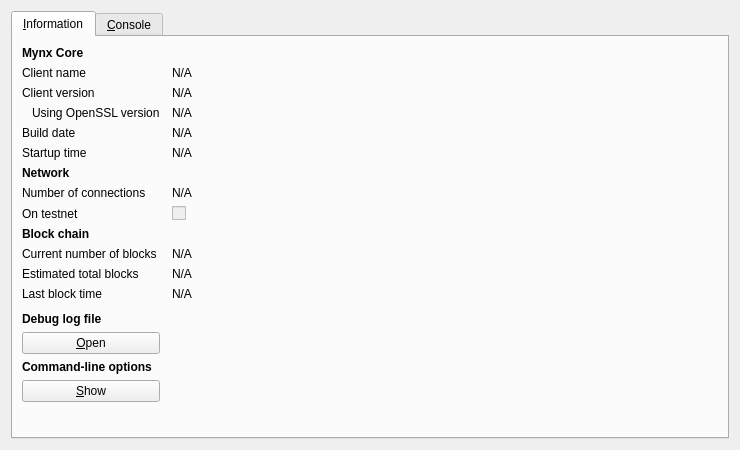
<?xml version="1.0" encoding="UTF-8"?>
<ui version="4.0">
 <class>RPCConsole</class>
 <widget class="QDialog" name="RPCConsole">
  <property name="geometry">
   <rect>
    <x>0</x>
    <y>0</y>
    <width>740</width>
    <height>450</height>
   </rect>
  </property>
  <property name="windowTitle">
   <string>Mynx - Debug window</string>
  </property>
  <layout class="QVBoxLayout" name="verticalLayout_2">
   <item>
    <widget class="QTabWidget" name="tabWidget">
     <property name="currentIndex">
      <number>0</number>
     </property>
     <widget class="QWidget" name="tab_info">
      <attribute name="title">
       <string>&amp;Information</string>
      </attribute>
      <layout class="QGridLayout" name="gridLayout" columnstretch="0,1">
       <property name="horizontalSpacing">
        <number>12</number>
       </property>
       <item row="0" column="0">
        <widget class="QLabel" name="label_9">
         <property name="font">
          <font>
           <weight>75</weight>
           <bold>true</bold>
          </font>
         </property>
         <property name="text">
          <string>Mynx Core</string>
         </property>
        </widget>
       </item>
       <item row="1" column="0">
        <widget class="QLabel" name="label_5">
         <property name="text">
          <string>Client name</string>
         </property>
        </widget>
       </item>
       <item row="1" column="1">
        <widget class="QLabel" name="clientName">
         <property name="cursor">
          <cursorShape>IBeamCursor</cursorShape>
         </property>
         <property name="text">
          <string>N/A</string>
         </property>
         <property name="textFormat">
          <enum>Qt::PlainText</enum>
         </property>
         <property name="textInteractionFlags">
          <set>Qt::LinksAccessibleByMouse|Qt::TextSelectableByKeyboard|Qt::TextSelectableByMouse</set>
         </property>
        </widget>
       </item>
       <item row="2" column="0">
        <widget class="QLabel" name="label_6">
         <property name="text">
          <string>Client version</string>
         </property>
        </widget>
       </item>
       <item row="2" column="1">
        <widget class="QLabel" name="clientVersion">
         <property name="cursor">
          <cursorShape>IBeamCursor</cursorShape>
         </property>
         <property name="text">
          <string>N/A</string>
         </property>
         <property name="textFormat">
          <enum>Qt::PlainText</enum>
         </property>
         <property name="textInteractionFlags">
          <set>Qt::LinksAccessibleByMouse|Qt::TextSelectableByKeyboard|Qt::TextSelectableByMouse</set>
         </property>
        </widget>
       </item>
       <item row="3" column="0">
        <widget class="QLabel" name="label_14">
         <property name="text">
          <string>Using OpenSSL version</string>
         </property>
         <property name="indent">
          <number>10</number>
         </property>
        </widget>
       </item>
       <item row="3" column="1">
        <widget class="QLabel" name="openSSLVersion">
         <property name="cursor">
          <cursorShape>IBeamCursor</cursorShape>
         </property>
         <property name="text">
          <string>N/A</string>
         </property>
         <property name="textFormat">
          <enum>Qt::PlainText</enum>
         </property>
         <property name="textInteractionFlags">
          <set>Qt::LinksAccessibleByMouse|Qt::TextSelectableByKeyboard|Qt::TextSelectableByMouse</set>
         </property>
        </widget>
       </item>
       <item row="4" column="0">
        <widget class="QLabel" name="label_12">
         <property name="text">
          <string>Build date</string>
         </property>
        </widget>
       </item>
       <item row="4" column="1">
        <widget class="QLabel" name="buildDate">
         <property name="cursor">
          <cursorShape>IBeamCursor</cursorShape>
         </property>
         <property name="text">
          <string>N/A</string>
         </property>
         <property name="textFormat">
          <enum>Qt::PlainText</enum>
         </property>
         <property name="textInteractionFlags">
          <set>Qt::LinksAccessibleByMouse|Qt::TextSelectableByKeyboard|Qt::TextSelectableByMouse</set>
         </property>
        </widget>
       </item>
       <item row="5" column="0">
        <widget class="QLabel" name="label_13">
         <property name="text">
          <string>Startup time</string>
         </property>
        </widget>
       </item>
       <item row="5" column="1">
        <widget class="QLabel" name="startupTime">
         <property name="cursor">
          <cursorShape>IBeamCursor</cursorShape>
         </property>
         <property name="text">
          <string>N/A</string>
         </property>
         <property name="textFormat">
          <enum>Qt::PlainText</enum>
         </property>
         <property name="textInteractionFlags">
          <set>Qt::LinksAccessibleByMouse|Qt::TextSelectableByKeyboard|Qt::TextSelectableByMouse</set>
         </property>
        </widget>
       </item>
       <item row="6" column="0">
        <widget class="QLabel" name="label_11">
         <property name="font">
          <font>
           <weight>75</weight>
           <bold>true</bold>
          </font>
         </property>
         <property name="text">
          <string>Network</string>
         </property>
        </widget>
       </item>
       <item row="7" column="0">
        <widget class="QLabel" name="label_7">
         <property name="text">
          <string>Number of connections</string>
         </property>
        </widget>
       </item>
       <item row="7" column="1">
        <widget class="QLabel" name="numberOfConnections">
         <property name="cursor">
          <cursorShape>IBeamCursor</cursorShape>
         </property>
         <property name="text">
          <string>N/A</string>
         </property>
         <property name="textFormat">
          <enum>Qt::PlainText</enum>
         </property>
         <property name="textInteractionFlags">
          <set>Qt::LinksAccessibleByMouse|Qt::TextSelectableByKeyboard|Qt::TextSelectableByMouse</set>
         </property>
        </widget>
       </item>
       <item row="8" column="0">
        <widget class="QLabel" name="label_8">
         <property name="text">
          <string>On testnet</string>
         </property>
        </widget>
       </item>
       <item row="8" column="1">
        <widget class="QCheckBox" name="isTestNet">
         <property name="enabled">
          <bool>false</bool>
         </property>
         <property name="text">
          <string/>
         </property>
        </widget>
       </item>
       <item row="9" column="0">
        <widget class="QLabel" name="label_10">
         <property name="font">
          <font>
           <weight>75</weight>
           <bold>true</bold>
          </font>
         </property>
         <property name="text">
          <string>Block chain</string>
         </property>
        </widget>
       </item>
       <item row="10" column="0">
        <widget class="QLabel" name="label_3">
         <property name="text">
          <string>Current number of blocks</string>
         </property>
        </widget>
       </item>
       <item row="10" column="1">
        <widget class="QLabel" name="numberOfBlocks">
         <property name="cursor">
          <cursorShape>IBeamCursor</cursorShape>
         </property>
         <property name="text">
          <string>N/A</string>
         </property>
         <property name="textFormat">
          <enum>Qt::PlainText</enum>
         </property>
         <property name="textInteractionFlags">
          <set>Qt::LinksAccessibleByMouse|Qt::TextSelectableByKeyboard|Qt::TextSelectableByMouse</set>
         </property>
        </widget>
       </item>
       <item row="11" column="0">
        <widget class="QLabel" name="label_4">
         <property name="text">
          <string>Estimated total blocks</string>
         </property>
        </widget>
       </item>
       <item row="11" column="1">
        <widget class="QLabel" name="totalBlocks">
         <property name="cursor">
          <cursorShape>IBeamCursor</cursorShape>
         </property>
         <property name="text">
          <string>N/A</string>
         </property>
         <property name="textFormat">
          <enum>Qt::PlainText</enum>
         </property>
         <property name="textInteractionFlags">
          <set>Qt::LinksAccessibleByMouse|Qt::TextSelectableByKeyboard|Qt::TextSelectableByMouse</set>
         </property>
        </widget>
       </item>
       <item row="12" column="0">
        <widget class="QLabel" name="label_2">
         <property name="text">
          <string>Last block time</string>
         </property>
        </widget>
       </item>
       <item row="12" column="1">
        <widget class="QLabel" name="lastBlockTime">
         <property name="cursor">
          <cursorShape>IBeamCursor</cursorShape>
         </property>
         <property name="text">
          <string>N/A</string>
         </property>
         <property name="textFormat">
          <enum>Qt::PlainText</enum>
         </property>
         <property name="textInteractionFlags">
          <set>Qt::LinksAccessibleByMouse|Qt::TextSelectableByKeyboard|Qt::TextSelectableByMouse</set>
         </property>
        </widget>
       </item>
       <item row="13" column="0">
        <spacer name="verticalSpacer_2">
         <property name="orientation">
          <enum>Qt::Vertical</enum>
         </property>
         <property name="sizeHint" stdset="0">
          <size>
           <width>20</width>
           <height>20</height>
          </size>
         </property>
        </spacer>
       </item>
       <item row="14" column="0">
        <widget class="QLabel" name="labelDebugLogfile">
         <property name="font">
          <font>
           <weight>75</weight>
           <bold>true</bold>
          </font>
         </property>
         <property name="text">
          <string>Debug log file</string>
         </property>
        </widget>
       </item>
       <item row="15" column="0">
        <widget class="QPushButton" name="openDebugLogfileButton">
         <property name="toolTip">
          <string>Open the Mynx debug log file from the current data directory. This can take a few seconds for large log files.</string>
         </property>
         <property name="text">
          <string>&amp;Open</string>
         </property>
         <property name="autoDefault">
          <bool>false</bool>
         </property>
        </widget>
       </item>
       <item row="16" column="0">
        <widget class="QLabel" name="labelCLOptions">
         <property name="font">
          <font>
           <weight>75</weight>
           <bold>true</bold>
          </font>
         </property>
         <property name="text">
          <string>Command-line options</string>
         </property>
        </widget>
       </item>
       <item row="17" column="0">
        <widget class="QPushButton" name="showCLOptionsButton">
         <property name="toolTip">
          <string>Show the Mynx-Qt help message to get a list with possible Mynx command-line options.</string>
         </property>
         <property name="text">
          <string>&amp;Show</string>
         </property>
         <property name="autoDefault">
          <bool>false</bool>
         </property>
        </widget>
       </item>
       <item row="18" column="0">
        <spacer name="verticalSpacer">
         <property name="orientation">
          <enum>Qt::Vertical</enum>
         </property>
         <property name="sizeHint" stdset="0">
          <size>
           <width>20</width>
           <height>40</height>
          </size>
         </property>
        </spacer>
       </item>
      </layout>
     </widget>
     <widget class="QWidget" name="tab_console">
      <attribute name="title">
       <string>&amp;Console</string>
      </attribute>
      <layout class="QVBoxLayout" name="verticalLayout_3">
       <property name="spacing">
        <number>3</number>
       </property>
       <item>
        <widget class="QTextEdit" name="messagesWidget">
         <property name="minimumSize">
          <size>
           <width>0</width>
           <height>100</height>
          </size>
         </property>
         <property name="readOnly">
          <bool>true</bool>
         </property>
         <property name="tabKeyNavigation" stdset="0">
          <bool>false</bool>
         </property>
         <property name="columnCount" stdset="0">
          <number>2</number>
         </property>
        </widget>
       </item>
       <item>
        <layout class="QHBoxLayout" name="horizontalLayout">
         <property name="spacing">
          <number>3</number>
         </property>
         <item>
          <widget class="QLabel" name="label">
           <property name="text">
            <string notr="true">&gt;</string>
           </property>
          </widget>
         </item>
         <item>
          <widget class="QLineEdit" name="lineEdit"/>
         </item>
         <item>
          <widget class="QPushButton" name="clearButton">
           <property name="maximumSize">
            <size>
             <width>24</width>
             <height>24</height>
            </size>
           </property>
           <property name="toolTip">
            <string>Clear console</string>
           </property>
           <property name="text">
            <string/>
           </property>
           <property name="icon">
            <iconset resource="../bitcoin.qrc">
             <normaloff>:/icons/remove</normaloff>:/icons/remove</iconset>
           </property>
           <property name="shortcut">
            <string notr="true">Ctrl+L</string>
           </property>
           <property name="autoDefault">
            <bool>false</bool>
           </property>
          </widget>
         </item>
        </layout>
       </item>
      </layout>
     </widget>
    </widget>
   </item>
  </layout>
 </widget>
 <resources>
  <include location="../bitcoin.qrc"/>
 </resources>
 <connections/>
</ui>
